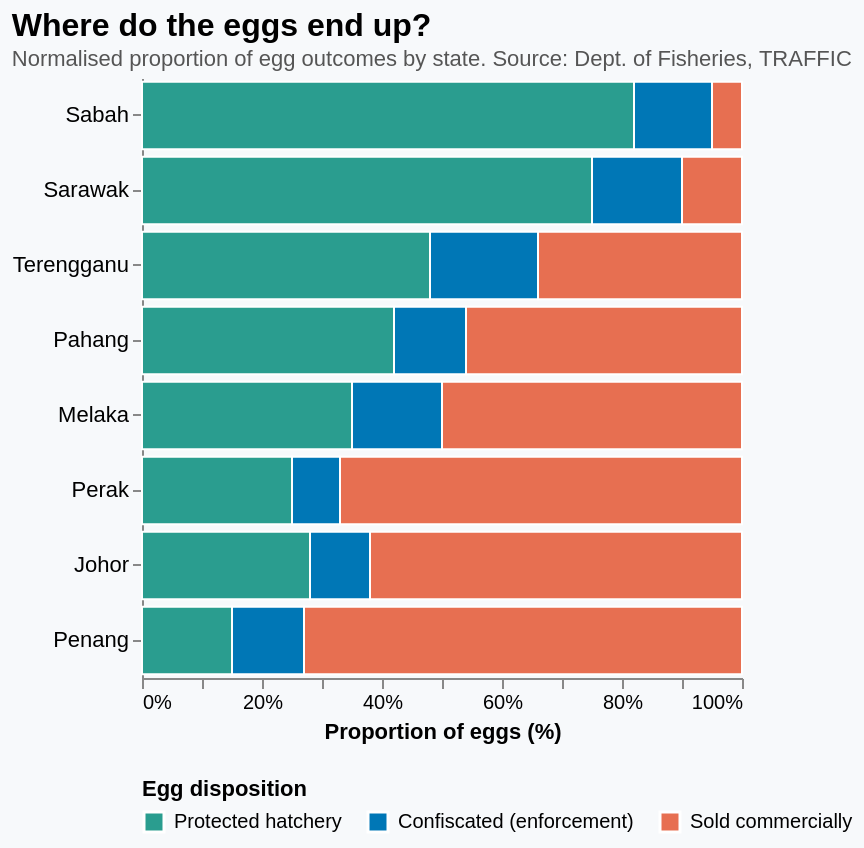

The Vega-Lite source for this figure:
### Vega-Lite specification from a JSON file in a GitHub repository (floating-point values rounded to 4 significant figures)
{"$schema": "https://vega.github.io/schema/vega-lite/v5.json", "title": {"text": "Where do the eggs end up?", "subtitle": "Normalised proportion of egg outcomes by state. Source: Dept. of Fisheries, TRAFFIC", "fontSize": 16, "subtitleFontSize": 11, "anchor": "start", "subtitleColor": "#555"}, "width": "container", "height": 300, "background": "#f7f9fb", "config": {"view": {"stroke": null}, "axis": {"grid": false}}, "data": {"values": [{"state": "Sabah", "disposition": "Protected hatchery", "pct": 82}, {"state": "Sabah", "disposition": "Confiscated (enforcement)", "pct": 13}, {"state": "Sabah", "disposition": "Sold commercially", "pct": 5}, {"state": "Sarawak", "disposition": "Protected hatchery", "pct": 75}, {"state": "Sarawak", "disposition": "Confiscated (enforcement)", "pct": 15}, {"state": "Sarawak", "disposition": "Sold commercially", "pct": 10}, {"state": "Terengganu", "disposition": "Protected hatchery", "pct": 48}, {"state": "Terengganu", "disposition": "Confiscated (enforcement)", "pct": 18}, {"state": "Terengganu", "disposition": "Sold commercially", "pct": 34}, {"state": "Pahang", "disposition": "Protected hatchery", "pct": 42}, {"state": "Pahang", "disposition": "Confiscated (enforcement)", "pct": 12}, {"state": "Pahang", "disposition": "Sold commercially", "pct": 46}, {"state": "Perak", "disposition": "Protected hatchery", "pct": 25}, {"state": "Perak", "disposition": "Confiscated (enforcement)", "pct": 8}, {"state": "Perak", "disposition": "Sold commercially", "pct": 67}, {"state": "Melaka", "disposition": "Protected hatchery", "pct": 35}, {"state": "Melaka", "disposition": "Confiscated (enforcement)", "pct": 15}, {"state": "Melaka", "disposition": "Sold commercially", "pct": 50}, {"state": "Johor", "disposition": "Protected hatchery", "pct": 28}, {"state": "Johor", "disposition": "Confiscated (enforcement)", "pct": 10}, {"state": "Johor", "disposition": "Sold commercially", "pct": 62}, {"state": "Penang", "disposition": "Protected hatchery", "pct": 15}, {"state": "Penang", "disposition": "Confiscated (enforcement)", "pct": 12}, {"state": "Penang", "disposition": "Sold commercially", "pct": 73}]}, "mark": {"type": "bar", "stroke": "white", "strokeWidth": 1}, "encoding": {"y": {"field": "state", "type": "nominal", "sort": ["Sabah", "Sarawak", "Terengganu", "Pahang", "Melaka", "Perak", "Johor", "Penang"], "axis": {"title": null, "labelFontSize": 11}}, "x": {"field": "pct", "type": "quantitative", "stack": "normalize", "axis": {"title": "Proportion of eggs (%)", "format": ".0%"}}, "color": {"field": "disposition", "type": "nominal", "scale": {"domain": ["Protected hatchery", "Confiscated (enforcement)", "Sold commercially"], "range": ["#2a9d8f", "#0077b6", "#e76f51"]}, "legend": {"title": "Egg disposition", "orient": "bottom"}}, "tooltip": [{"field": "state", "title": "State"}, {"field": "disposition", "title": "Disposition"}, {"field": "pct", "title": "Percentage", "format": ".0f"}]}}
